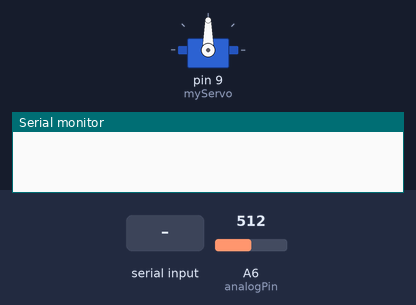
Recording of a sketch running on a simulated Arduino Nano, built with avr-gcc and run on an emulated ATmega328P. Parts: servo, the last lines printed to the serial monitor. Inputs (shaded band) come from the test bench; at power-on: A6 (analogPin) = 512.

Above: at 1.2 s.
1.3 s: "1" received over Serial
At 2.92 s:
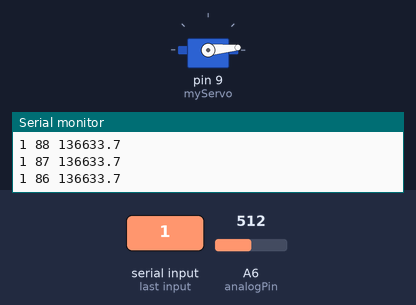
4.3 s: A6 (analogPin) set to 0
At 4.64 s:
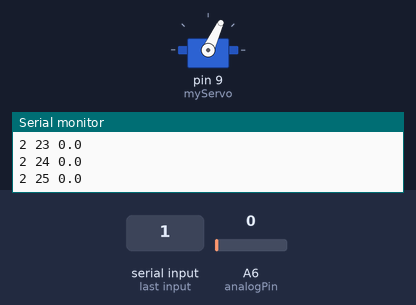
7.3 s: A6 (analogPin) set to 100
At 8.2 s:
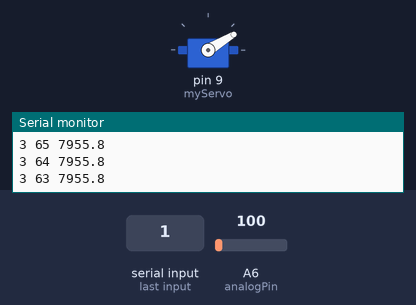
Timing chart, 0 to 16.3 s (numbered marks = the images above; inputs shaded):
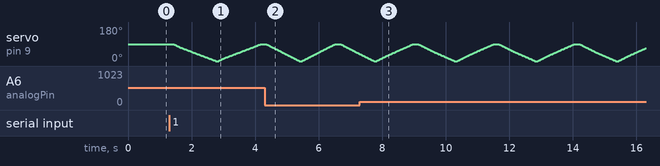

The sketch:

bend_test.ino
```cpp
#include <Servo.h>

Servo myServo;
int currentAngle = 90;
int stepSize = 1;
const int analogPin = A6;
bool running = false;
const float Vcc_source = 3.30;
const float Vcc_adc = 4.914; //ADC reference voltage have measured with internal 1.1V reference
const float R_ref = 46700.0; // 47kΩ

// ── Tunable parameters ──────────────────────────────────────────
const float ANGULAR_VELOCITY_DEG_S = 90.0; // ← change this (degrees / second)

// SETTLE_MS is derived automatically — do not edit manually
// Formula: time per step (ms) = (stepSize / angular_velocity) * 1000
const int SETTLE_MS      = (int)(stepSize * 1000.0 / ANGULAR_VELOCITY_DEG_S);
const int BETWEEN_TRIALS = 70;  // ms pause between trials
// ────────────────────────────────────────────────────────────────


void setup() {
  Serial.begin(9600);
  myServo.attach(9);         // Servo motor 9 numaralı pine bağlı
  myServo.write(90);   // start at 90°
  //delay(500);          // let servo physically reach 90° before first trial
}

float readResistance() {
  int   sensorValue = analogRead(analogPin);
  float voltage     = sensorValue * (Vcc_adc / 1023.0);
  float R_tpu       = (voltage * R_ref) / (Vcc_source - voltage);
  return R_tpu;
}

void loop() {
  if (Serial.available()) {
    Serial.read();  // wait for trigger character

        // ── Print angular velocity once at the top ────────────────
    Serial.print("Angular velocity: ");
    Serial.print(ANGULAR_VELOCITY_DEG_S, 1);
    Serial.print(" deg/s  |  Step size: ");
    Serial.print(stepSize);
    Serial.print(" deg  |  Settle delay: ");
    Serial.print(SETTLE_MS);
    Serial.println(" ms/step");
    Serial.println("Trial Angle Resistance(Ohm)");
    // ─────────────────────────────────────────────────────────

     for (int j = 1; j <=700; j=j+1 ) {

      // ── Make sure servo is at 90° before bending starts ──────
      myServo.write(90);
      delay(70);  // give it time to physically reach 90°


      // ── BENDING: 90° → 0° (angle printed as 0→90) ───────────
      for (int i = 90; i >= 0; i -= stepSize) {
        myServo.write(i);
        delay(SETTLE_MS);          // FIX: wait BEFORE reading, same as release

        float R = readResistance();

        Serial.print(j);
        Serial.print(" ");
        Serial.print(90 - i);      // prints 0→90
        Serial.print(" ");
        Serial.println(R, 1);
      }

      delay(BETWEEN_TRIALS);


      // ── RELEASING: 0° → 90° (angle printed as 90→0) ─────────
      int printAngle = 90;
      for (int i = 0; i <= 90; i += stepSize) {
        myServo.write(i);
        delay(SETTLE_MS);          // same delay as bending

        float R = readResistance();

        Serial.print(j);
        Serial.print(" ");
        Serial.print(printAngle);  // prints 90→0
        Serial.print(" ");
        Serial.println(R, 1);

        printAngle--;
      }

      delay(BETWEEN_TRIALS);
    }

    Serial.println("DONE");
    while (true);  // stop after all trials
  }
}
```
